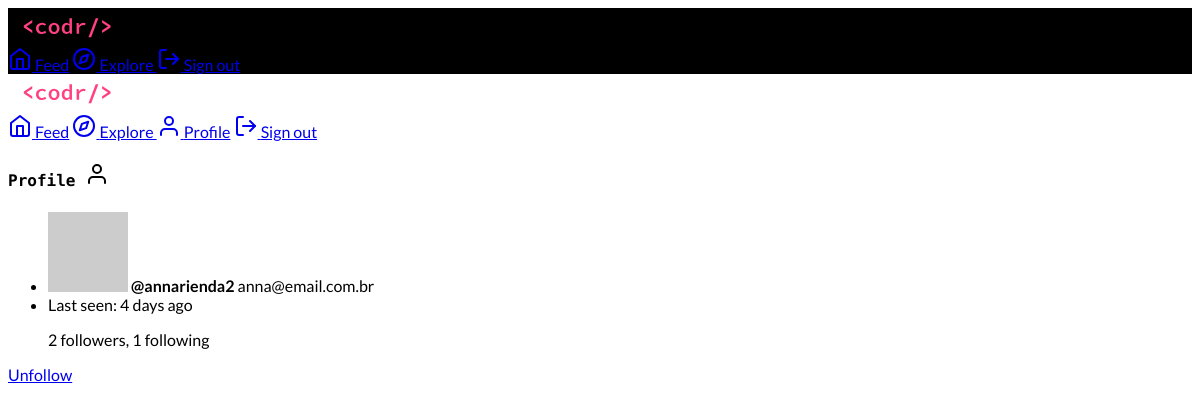
The app's page /user/annarienda2 (signed in) with its own data.
### app/models.py (models this page shows, shortened)
class User(UserMixin, db.Model):
    id = db.Column(db.Integer, primary_key=True)
    username = db.Column(db.String(64), index=True, unique=True)
    email = db.Column(db.String(120), index=True, unique=True)
    password_hash = db.Column(db.String(128))
    bio = db.Column(db.String(280), default="")
    active = db.Column(db.Boolean, default=False)
    last_seen = db.Column(db.DateTime, default=datetime.utcnow)
    posts = db.relationship("Post", backref="author", lazy="dynamic")
    followed = db.relationship(
        "User",
        secondary=followers,
        primaryjoin=(followers.c.follower_id == id),
        secondaryjoin=(followers.c.followed_id == id),
        backref=db.backref("followers", lazy="dynamic"),
        lazy="dynamic",
    )
    def avatar(self, size):
        digest = md5(self.email.lower().encode("utf8")).hexdigest()
        return "https://www.gravatar.com/avatar/{}?d=identicon&s={}".format(
            digest, size
        )
    def is_following(self, user):
        return self.followed.filter(followers.c.followed_id == user.id).count() > 0

### app/main/routes.py (the view)
@blueprint.route("/user/<username>")
@login_required
def user(username):
    user = User.query.filter_by(username=username).first_or_404()
    return render_template("profile.html", user=user)

### app/main/routes.py (called while the page is built)
@blueprint.before_request
def before_request():
    if current_user.is_authenticated:
        current_user.last_seen = datetime.utcnow()
        db.session.commit()
        g.locale = str(get_locale())

### app/models.py (called while the page is built)
@login.user_loader
def load_user(id):
    return User.query.get(int(id))

### app/templates/profile.html (shortened to what this page needs)
{% extends "base.html" %}
{% block content %}
<div class="mdl-grid">
    <div class="mdl-cell mdl-cell--4-col mdl-cell--4-offset mdl-cell--12-col-tablet mdl-cell--12-col-phone">
        <h4>Profile <i data-feather="user"></i></h4>
        <div class="mdl-card mdl-shadow--2dp">
            <div class="mdl-card__supporting-text">
                <ul class="demo-list-three mdl-list">
                    <li class="mdl-list__item mdl-list__item--three-line">
                        <div class="mdl-list__item-primary-content">
                            <img src="{{ user.avatar(42) }}" class="material-icons mdl-list__item-avatar" />
                            <b>@{{ user.username }}</b>
                            <span class="mdl-list__item-text-body">
                                {{ user.email }}
                            </span>
                        </div>
                    </li>
                    <li class="mdl-list__item mdl-list__item--three-line">
                        <div class="mdl-list__item-primary-content">
                            <span class="mdl-list__item-text-body">
                                Last seen: {{ moment(user.last_seen).fromNow() }}
                            </span>
                            <p class="mdl-list__item-text-body">{{ user.followers.count() }} followers,
                                {{ user.followed.count() }} following</p>
                        </div>
                    </li>
                </ul>
            </div>
            {% if user != current_user %}
            <div class="mdl-card__actions mdl-card--border">
                {% if not current_user.is_following(user) %}
                <a class="mdl-button mdl-button--accent mdl-js-button mdl-js-ripple-effect"
                    href="{{ url_for('main.follow', username=user.username) }}">
                    Follow
                </a>
                {% else %}
                <a class="mdl-button mdl-button--colored mdl-js-button mdl-js-ripple-effect"
                    href="{{ url_for('main.unfollow', username=user.username) }}">Unfollow</a>
                {% endif %}
            </div>
            {% endif %}
        </div>
    </div>
</div>
{% endblock %}

### app/static/css/global.css (style rules this page uses)
body { -webkit-animation: fadein 0.22s ease-out; -moz-animation: fadein 0.22s ease-out; -ms-animation: fadein 0.22s ease-out; -o-animation: fadein 0.22s ease-out; animation: fadein 0.22s ease-out; }

### app/templates/partials/head.html (style rules this page uses)
body { font-family: 'Lato', sans-serif; }
h1, h2, h3, h4, .mdl-layout-title { font-family: 'Source Code Pro', monospace; }

### records on screen
User: username "annarienda2", email "anna@email.com.br", last_seen "4 days ago"

### other values on screen
{{ user.followers.count() }} "2"
{{ user.followed.count() }} "1"
